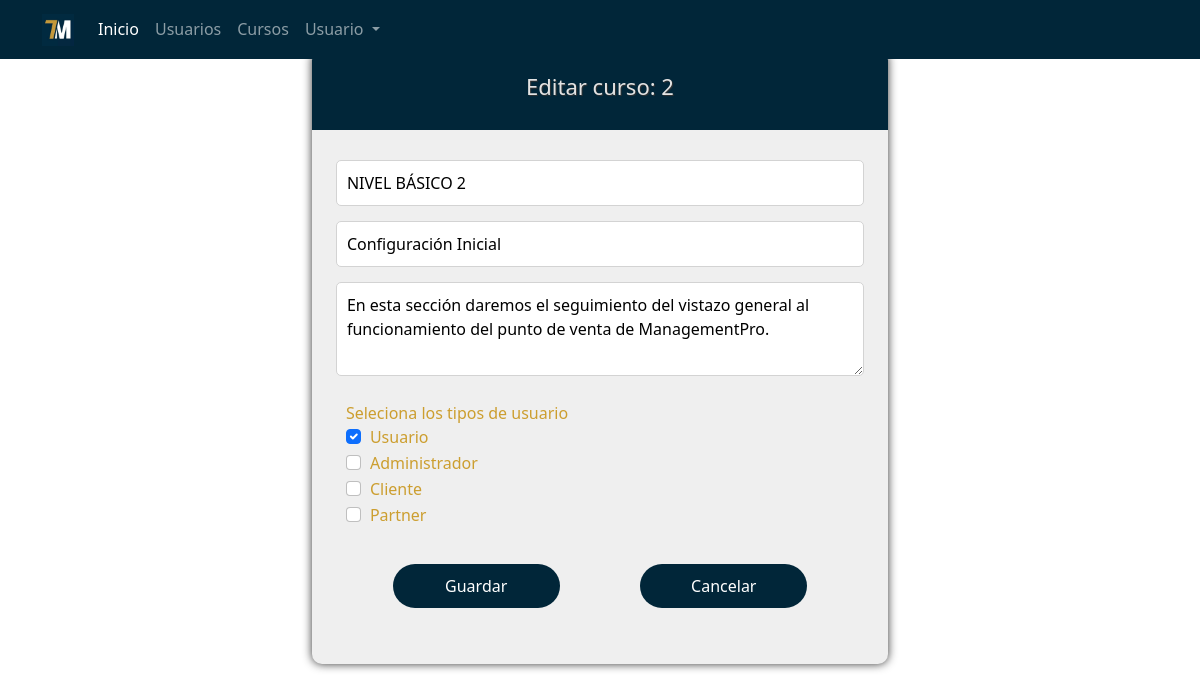
Before: /admin/cursos/add/?id=2 (signed in) with the older database file.
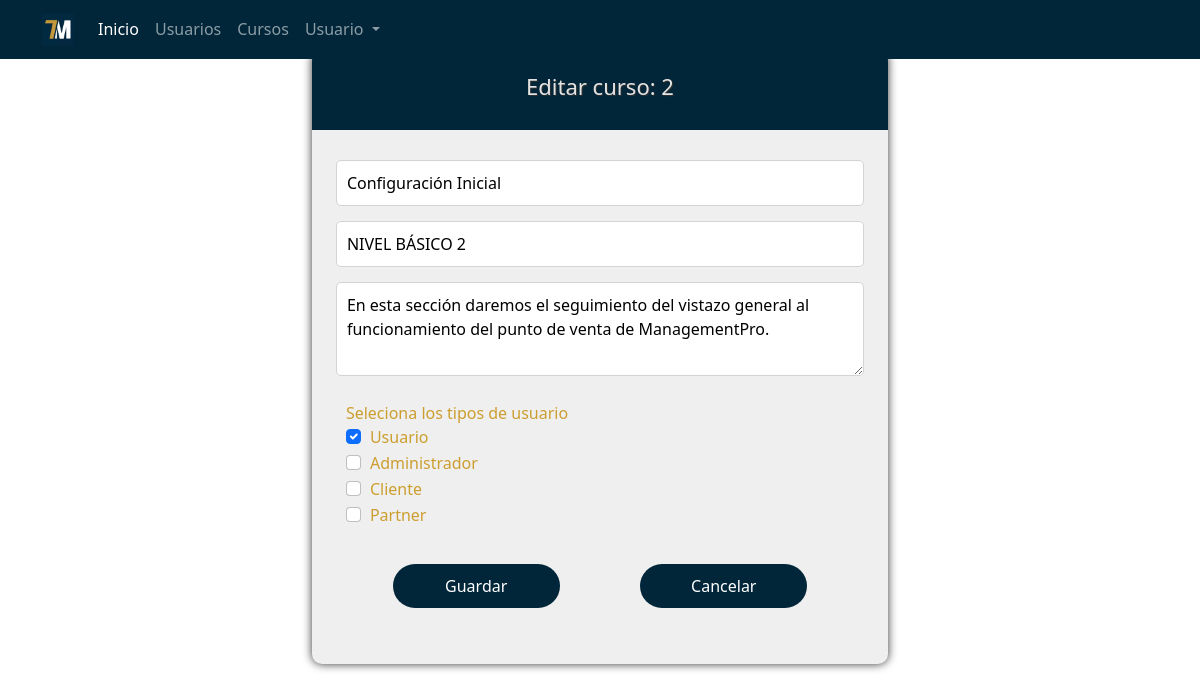
After: the same page with the newer database file.
### tables this page shows
CREATE TABLE `curso` (
  `Cr_Cve_Curso` decimal(18,0) NOT NULL,
  `Cr_Titulo` varchar(50) DEFAULT NULL,
  `Cr_Subtitulo` varchar(50) DEFAULT NULL,
  `Cr_Descripcion` text NOT NULL,
  `Oper_Alta` varchar(15) NOT NULL,
  `Fecha_Alta` date NOT NULL,
  `Oper_Modif` varchar(15) NOT NULL,
  `Fecha_Modif` date NOT NULL,
  `Oper_Baja` varchar(15) NOT NULL DEFAULT '"',
  `Fecha_Baja` date DEFAULT NULL,
  `Es_Cve_Estado` varchar(4) DEFAULT NULL
);

### admin/cursos/add/index.php (the view, shortened to what this page needs)
<?php
    include ("../../../inc/conexion.php");
    $idCurso = trim(isset($_GET['id'])?$_GET['id']:'');
    $bNuevo = true;
    $cr_titulo = '';
    $cr_subtitulo = '';
    $cr_descripcion = '';
    if($idCurso!=''){
      $query = "SELECT * FROM Curso WHERE Cr_Cve_Curso = '$idCurso'";
      $result = mysqli_query($conn, $query);
      if(mysqli_num_rows($result)){
        $row = mysqli_fetch_array($result);
        $cr_titulo = $row['Cr_Titulo'];
        $cr_subtitulo = $row['Cr_Subtitulo'];
        $cr_descripcion = $row['Cr_Descripcion'];
        $bNuevo = false;
      }else{
        $idCurso = '';
      }
    }
    if($bNuevo){
      $tituloForm = 'Agregar nuevo curso';
    }else{
      $tituloForm = 'Editar curso: '.$idCurso;
    }
?>
<!DOCTYPE html>
<html lang="en">
  <head>
    <?php
        include ("../../../inc/base/head.php");
    ?>
  </head>
  <body>
    <?php
        include ("../../../inc/base/header.php");
    ?>
    <section class="cursos">
      <div class="contenedoregistro">
        <div class="contenedorvideo">
          <div class="titulovideo">
            <h3><?php echo $tituloForm ?></h3>
          </div>
        </div>
        <div class="contenedor_info_centro">
          <form id="FormRegistro" method="POST" action="javascript:sendForm()">
            <input class="elementos" type="text" name="Cr_Titulo" id="Cr_Titulo" placeholder="Escribe el título" value="<?php echo $cr_titulo ?>" required/>
            <input class="elementos" type="text" name="Cr_Subtitulo" id="Cr_Subtitulo" placeholder="Escribe el subtítulo" value="<?php echo $cr_subtitulo ?>" required/>
            <textarea class="elementos" rows="3" name="Cr_Descripcion" id="Cr_Descripcion" placeholder="Escribe la descripción"><?php echo $cr_descripcion ?></textarea>
            <div class="elementoslabel">
            <label for="" class="">Seleciona los tipos de usuario</label>
            <?php
              $query = "";
              $query .= "SELECT Tu.Tu_Cve_Tipo_Usuario as Clave, Tu.Tu_Descripcion as Descripcion, IFNULL(Ctu.Tu_Cve_Tipo_Usuario, -1) as Marcado ";
              $query .= "FROM Tipo_Usuario Tu ";
              $query .= " LEFT JOIN Curso_Tipo_Usuario Ctu ON Ctu.Tu_Cve_Tipo_Usuario = Tu.Tu_Cve_Tipo_Usuario AND Ctu.Cr_Cve_Curso = '$idCurso' ";
              $query .= "WHERE Tu.Es_Cve_Estado = 'AC' ";
              $result = mysqli_query($conn, $query);
              if(mysqli_num_rows($result)){
                while($row = mysqli_fetch_array($result)){
                  ?>
                  <div class="form-check">
                    <input class="form-check-input" type="checkbox" id="TipoUsuario_<?php echo $row['Clave']?>" name="TipoUsuario" value="<?php echo $row['Clave']?>" <?php echo ($row['Marcado']=='-1')?'':'checked'; ?>>
                    <label class="form-check-label" for="TipoUsuario_<?php echo $row['Clave']?>">
                      <?php echo $row['Descripcion'];?>
                    </label>
                  </div>
                  <?php
                }
              }
            ?>
            </div>
            <div class="opciones">
            <button type="submit" class="btn_ingresar" name="btnAdd"><?php echo ($bNuevo)?'Agregar':'Guardar'; ?></button>
            <button type="button" class="btn_ingresar" name="btnCancel"  onClick="pageBack()">Cancelar</button>
            </div>
          </form>
        </div>
      </div>
    </section>
  </body>
</html>

Changed rows visible on the page:
changed curso "Configuración Inicial": Cr_Titulo "NIVEL BÁSICO 2" → "Configuración Inicial"; Cr_Subtitulo "Configuración Inicial" → "NIVEL BÁSICO 2"
